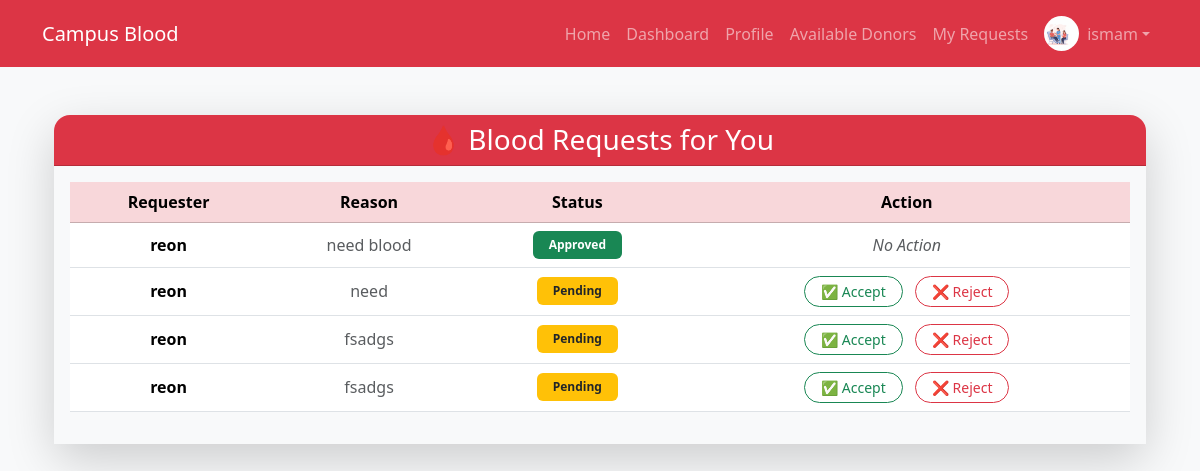
Page /my-requests/ (signed in) on the committed database.
### blood/models.py (models this page shows, shortened)
class Donor(models.Model):
    user = models.OneToOneField(User, on_delete=models.CASCADE)
    blood_group = models.CharField(max_length=5)
    phone = models.CharField(max_length=15)
    department = models.CharField(max_length=100)
    available = models.BooleanField(default=True)
    last_donation_date = models.DateField(null=True, blank=True)
    donation_count = models.IntegerField(default=0)
    profile_pic = models.ImageField(upload_to='profile_pics/', null=True, blank=True)

class Request(models.Model):
    donor = models.ForeignKey(Donor, on_delete=models.CASCADE, related_name='requests')
    requester = models.ForeignKey(User, on_delete=models.CASCADE)
    reason = models.TextField(blank=True)
    date = models.DateTimeField(default=timezone.now)
    status = models.CharField(max_length=20, default="Pending")  # Pending / Approved / Rejected

### blood/views.py (the view)
# urls.py: path('my-requests/', views.donor_requests, name='donor_requests'),
@login_required
def donor_requests(request):
    try:
        donor = Donor.objects.get(user=request.user)
    except Donor.DoesNotExist:
        return redirect('profile')
    requests = donor.requests.all()
    return render(request, 'blood/donor_requests.html', {'requests': requests})

### blood/templates/blood/donor_requests.html (shortened to what this page needs)
{% extends 'blood/base.html' %}
{% block content %}
<div class="container mt-5 mb-5">
  <div class="card shadow-lg border-0 rounded-4">
    <div class="card-header bg-danger text-white text-center rounded-top-4">
      <h3 class="mb-0">🩸 Blood Requests for You</h3>
    </div>
    <div class="card-body bg-light">
      {% if requests %}
      <div class="table-responsive">
        <table class="table table-hover align-middle text-center">
          <thead class="table-danger text-dark">
            <tr>
              <th>Requester</th>
              <th>Reason</th>
              <th>Status</th>
              <th>Action</th>
            </tr>
          </thead>
          <tbody>
            {% for req in requests %}
            <tr>
              <td class="fw-semibold">{{ req.requester.username }}</td>
              <td class="text-muted">{{ req.reason }}</td>
              <td>
                {% if req.status == 'Pending' %}
                  <span class="badge bg-warning text-dark px-3 py-2">{{ req.status }}</span>
                {% elif req.status == 'Approved' %}
                  <span class="badge bg-success px-3 py-2">{{ req.status }}</span>
                {% else %}
                  <span class="badge bg-danger px-3 py-2">{{ req.status }}</span>
                {% endif %}
              </td>
              <td>
                {% if req.status == 'Pending' %}
                  <a href="{% url 'respond_request' req.id 'Approved' %}"
                     class="btn btn-sm btn-outline-success px-3 me-2 rounded-pill">
                    ✅ Accept
                  </a>
                  <a href="{% url 'respond_request' req.id 'Rejected' %}"
                     class="btn btn-sm btn-outline-danger px-3 rounded-pill">
                    ❌ Reject
                  </a>
                {% else %}
                  <span class="text-muted fst-italic">No Action</span>
                {% endif %}
              </td>
            </tr>
            {% endfor %}
          </tbody>
        </table>
      </div>
      {% else %}
        <div class="text-center py-4">
          <h5 class="text-muted">No requests received yet 🕊️</h5>
        </div>
      {% endif %}
    </div>
  </div>
</div>
{% endblock %}

### blood/templates/blood/base.html (shortened to what this page needs)
<!DOCTYPE html>
<html lang="en">
<head>
    <link href="https://cdn.jsdelivr.net/npm/bootstrap@5.3.2/dist/css/bootstrap.min.css" rel="stylesheet">
</head>
<body class="bg-light">
<nav class="navbar navbar-expand-lg navbar-dark bg-danger">
    <div class="container">
        <a class="navbar-brand" href="{% url 'dashboard' %}">Campus Blood</a>
        <div class="collapse navbar-collapse" id="navbarNav">
            <ul class="navbar-nav ms-auto align-items-center">
                <li class="nav-item"><a class="nav-link" href="{% url 'home' %}">Home</a></li>
                {% if user.is_authenticated %}
                    <li class="nav-item"><a class="nav-link" href="{% url 'dashboard' %}">Dashboard</a></li>
                    <li class="nav-item"><a class="nav-link" href="{% url 'profile' %}">Profile</a></li>
                    <li class="nav-item"><a class="nav-link" href="{% url 'donor_list' %}">Available Donors</a></li>
                    <li class="nav-item"><a class="nav-link" href="{% url 'donor_requests' %}">My Requests</a></li>
                    <li class="nav-item dropdown">
                        <a class="nav-link dropdown-toggle d-flex align-items-center" href="#" id="navbarDropdown" role="button" data-bs-toggle="dropdown" aria-expanded="false">
                            {% if user.donor.profile_pic %}
                                <img src="{{ user.donor.profile_pic.url }}" alt="Profile" class="navbar-profile-pic me-2">
                            {% else %}
                                <img src="https://via.placeholder.com/35" alt="Profile" class="navbar-profile-pic me-2">
                            {% endif %}
                            {{ user.username }}
                        </a>
                    </li>
                {% else %}
                    <li class="nav-item"><a class="nav-link" href="{% url 'login' %}">Login</a></li>
                    <li class="nav-item"><a class="nav-link" href="{% url 'register' %}">Register</a></li>
                {% endif %}
            </ul>
        </div>
    </div>
</nav>
<div class="container mt-4">
    {% block content %}{% endblock %}
</div>
</body>
</html>

### blood/templates/blood/base.html (style rules this page uses)
.navbar-profile-pic { width: 35px; height: 35px; object-fit: cover; border-radius: 50%; }

### rows in the picture
Request: requester.username "reon", reason "need blood", status "Approved", shows "No Action"
Request: requester.username "reon", reason "need", status "Pending", shows "✅ Accept"
Request: requester.username "reon", reason "fsadgs", status "Pending", shows "✅ Accept"
Request: requester.username "reon", reason "fsadgs", status "Pending", shows "✅ Accept"

### other values in the picture
{{ user.username }} "ismam"
